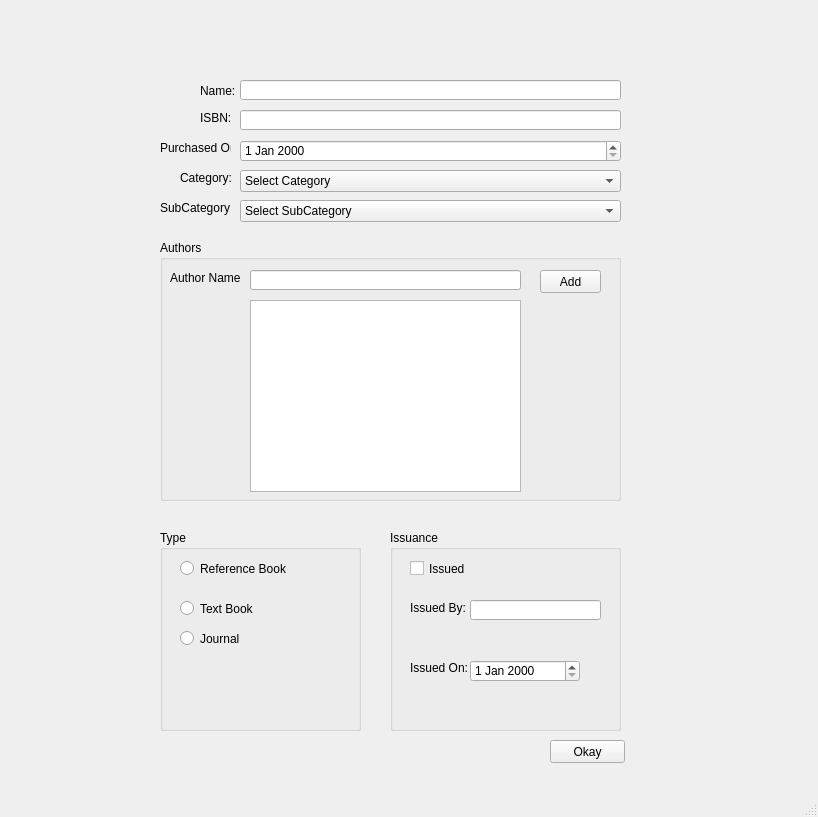
<?xml version="1.0" encoding="UTF-8"?>
<ui version="4.0">
 <class>purchasedate</class>
 <widget class="QMainWindow" name="purchasedate">
  <property name="geometry">
   <rect>
    <x>0</x>
    <y>0</y>
    <width>818</width>
    <height>817</height>
   </rect>
  </property>
  <property name="windowTitle">
   <string>MainWindow</string>
  </property>
  <widget class="QWidget" name="centralwidget">
   <widget class="QLabel" name="Name">
    <property name="geometry">
     <rect>
      <x>200</x>
      <y>80</y>
      <width>51</width>
      <height>21</height>
     </rect>
    </property>
    <property name="text">
     <string>Name:</string>
    </property>
   </widget>
   <widget class="QLineEdit" name="NameLine">
    <property name="geometry">
     <rect>
      <x>240</x>
      <y>80</y>
      <width>381</width>
      <height>20</height>
     </rect>
    </property>
   </widget>
   <widget class="QLabel" name="ISBN">
    <property name="geometry">
     <rect>
      <x>200</x>
      <y>110</y>
      <width>31</width>
      <height>16</height>
     </rect>
    </property>
    <property name="text">
     <string>ISBN:</string>
    </property>
   </widget>
   <widget class="QLineEdit" name="ISBNBox">
    <property name="geometry">
     <rect>
      <x>240</x>
      <y>110</y>
      <width>381</width>
      <height>20</height>
     </rect>
    </property>
   </widget>
   <widget class="QLabel" name="Purchase">
    <property name="geometry">
     <rect>
      <x>160</x>
      <y>140</y>
      <width>71</width>
      <height>16</height>
     </rect>
    </property>
    <property name="text">
     <string>Purchased On:</string>
    </property>
   </widget>
   <widget class="QDateEdit" name="purchasedOnBox">
    <property name="geometry">
     <rect>
      <x>240</x>
      <y>140</y>
      <width>381</width>
      <height>22</height>
     </rect>
    </property>
   </widget>
   <widget class="QLabel" name="Category">
    <property name="geometry">
     <rect>
      <x>180</x>
      <y>170</y>
      <width>51</width>
      <height>16</height>
     </rect>
    </property>
    <property name="text">
     <string>Category:</string>
    </property>
   </widget>
   <widget class="QComboBox" name="comboBox">
    <property name="geometry">
     <rect>
      <x>240</x>
      <y>170</y>
      <width>381</width>
      <height>22</height>
     </rect>
    </property>
    <item>
     <property name="text">
      <string>Select Category</string>
     </property>
    </item>
    <item>
     <property name="text">
      <string>OOP</string>
     </property>
    </item>
    <item>
     <property name="text">
      <string>Database Systems</string>
     </property>
    </item>
    <item>
     <property name="text">
      <string>Artificial Intelligence</string>
     </property>
    </item>
   </widget>
   <widget class="QLabel" name="subLabel">
    <property name="geometry">
     <rect>
      <x>160</x>
      <y>200</y>
      <width>71</width>
      <height>16</height>
     </rect>
    </property>
    <property name="text">
     <string>SubCategory:</string>
    </property>
   </widget>
   <widget class="QComboBox" name="subcomboBox">
    <property name="geometry">
     <rect>
      <x>240</x>
      <y>200</y>
      <width>381</width>
      <height>22</height>
     </rect>
    </property>
    <item>
     <property name="text">
      <string>Select SubCategory</string>
     </property>
    </item>
    <item>
     <property name="text">
      <string>ERD</string>
     </property>
    </item>
    <item>
     <property name="text">
      <string>SQL</string>
     </property>
    </item>
    <item>
     <property name="text">
      <string>OLAP</string>
     </property>
    </item>
    <item>
     <property name="text">
      <string>Data Mining</string>
     </property>
    </item>
    <item>
     <property name="text">
      <string>C++</string>
     </property>
    </item>
    <item>
     <property name="text">
      <string>Java</string>
     </property>
    </item>
    <item>
     <property name="text">
      <string>Machine Learning</string>
     </property>
    </item>
    <item>
     <property name="text">
      <string>Robotics</string>
     </property>
    </item>
    <item>
     <property name="text">
      <string>Computer Vision</string>
     </property>
    </item>
   </widget>
   <widget class="QGroupBox" name="AuthorGBox">
    <property name="geometry">
     <rect>
      <x>160</x>
      <y>240</y>
      <width>461</width>
      <height>261</height>
     </rect>
    </property>
    <property name="title">
     <string>Authors</string>
    </property>
    <widget class="QLabel" name="AuthorLabel">
     <property name="geometry">
      <rect>
       <x>10</x>
       <y>30</y>
       <width>71</width>
       <height>16</height>
      </rect>
     </property>
     <property name="text">
      <string>Author Name:</string>
     </property>
    </widget>
    <widget class="QListWidget" name="authorsList">
     <property name="geometry">
      <rect>
       <x>90</x>
       <y>60</y>
       <width>271</width>
       <height>192</height>
      </rect>
     </property>
    </widget>
    <widget class="QLineEdit" name="AuthorLine">
     <property name="geometry">
      <rect>
       <x>90</x>
       <y>30</y>
       <width>271</width>
       <height>20</height>
      </rect>
     </property>
    </widget>
    <widget class="QPushButton" name="pushButton">
     <property name="geometry">
      <rect>
       <x>380</x>
       <y>30</y>
       <width>61</width>
       <height>23</height>
      </rect>
     </property>
     <property name="text">
      <string>Add</string>
     </property>
    </widget>
   </widget>
   <widget class="QGroupBox" name="TypeGBox">
    <property name="geometry">
     <rect>
      <x>160</x>
      <y>530</y>
      <width>201</width>
      <height>201</height>
     </rect>
    </property>
    <property name="title">
     <string>Type</string>
    </property>
    <widget class="QRadioButton" name="RefBookButton">
     <property name="geometry">
      <rect>
       <x>20</x>
       <y>30</y>
       <width>111</width>
       <height>17</height>
      </rect>
     </property>
     <property name="text">
      <string>Reference Book</string>
     </property>
    </widget>
    <widget class="QRadioButton" name="TextBookButton">
     <property name="geometry">
      <rect>
       <x>20</x>
       <y>70</y>
       <width>82</width>
       <height>17</height>
      </rect>
     </property>
     <property name="text">
      <string>Text Book</string>
     </property>
    </widget>
    <widget class="QRadioButton" name="JournalButton">
     <property name="geometry">
      <rect>
       <x>20</x>
       <y>100</y>
       <width>82</width>
       <height>17</height>
      </rect>
     </property>
     <property name="text">
      <string>Journal</string>
     </property>
    </widget>
   </widget>
   <widget class="QGroupBox" name="IssuanceGBox">
    <property name="geometry">
     <rect>
      <x>390</x>
      <y>530</y>
      <width>231</width>
      <height>201</height>
     </rect>
    </property>
    <property name="title">
     <string>Issuance</string>
    </property>
    <widget class="QCheckBox" name="Issued">
     <property name="geometry">
      <rect>
       <x>20</x>
       <y>30</y>
       <width>70</width>
       <height>17</height>
      </rect>
     </property>
     <property name="text">
      <string>Issued</string>
     </property>
    </widget>
    <widget class="QLabel" name="label">
     <property name="geometry">
      <rect>
       <x>20</x>
       <y>70</y>
       <width>61</width>
       <height>16</height>
      </rect>
     </property>
     <property name="text">
      <string>Issued By:</string>
     </property>
    </widget>
    <widget class="QLineEdit" name="IssuedBy">
     <property name="geometry">
      <rect>
       <x>80</x>
       <y>70</y>
       <width>131</width>
       <height>20</height>
      </rect>
     </property>
    </widget>
    <widget class="QLabel" name="label_2">
     <property name="geometry">
      <rect>
       <x>20</x>
       <y>130</y>
       <width>61</width>
       <height>16</height>
      </rect>
     </property>
     <property name="text">
      <string>Issued On:</string>
     </property>
    </widget>
    <widget class="QDateEdit" name="IssuedOn">
     <property name="geometry">
      <rect>
       <x>80</x>
       <y>130</y>
       <width>110</width>
       <height>22</height>
      </rect>
     </property>
    </widget>
   </widget>
   <widget class="QPushButton" name="OkayButton">
    <property name="geometry">
     <rect>
      <x>550</x>
      <y>740</y>
      <width>75</width>
      <height>23</height>
     </rect>
    </property>
    <property name="text">
     <string>Okay</string>
    </property>
   </widget>
  </widget>
  <widget class="QMenuBar" name="menubar">
   <property name="geometry">
    <rect>
     <x>0</x>
     <y>0</y>
     <width>818</width>
     <height>21</height>
    </rect>
   </property>
  </widget>
  <widget class="QStatusBar" name="statusbar"/>
 </widget>
 <resources/>
 <connections/>
</ui>
